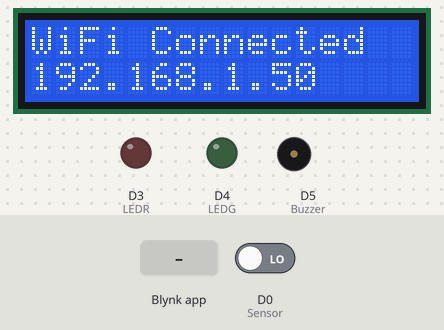
Recording of a sketch running on a simulated ESP8266 (NodeMCU). Shown: 16×2 character LCD, output pins drawn as LEDs (lit = HIGH), buzzer (waves = sounding, pin HIGH). Inputs (shaded band) come from the test bench; at power-on: D0 (Sensor) LOW. WiFi joins after 1.5 s; servers stay silent unless stated; what the sketch prints to the serial monitor is not drawn.

Above: at 4.9 s.
At 12.1 s:
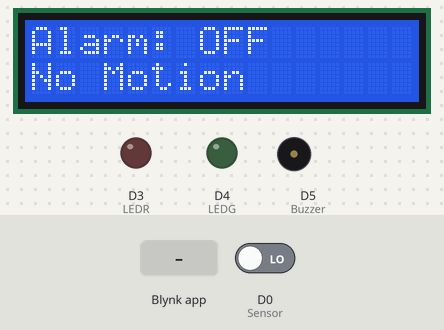
12.2 s: Blynk app writes 1 to V0
At 13.4 s:
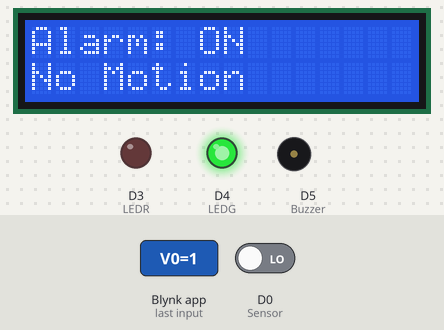
14.0 s: D0 (Sensor) driven HIGH
At 14.7 s:
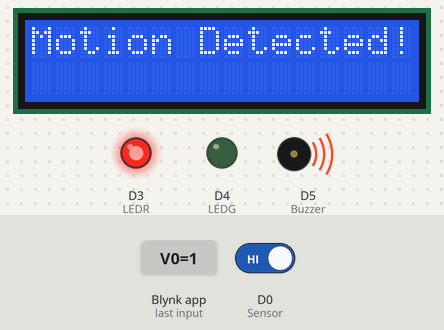
15.5 s: Blynk app writes 0 to V0
At 16.2 s:
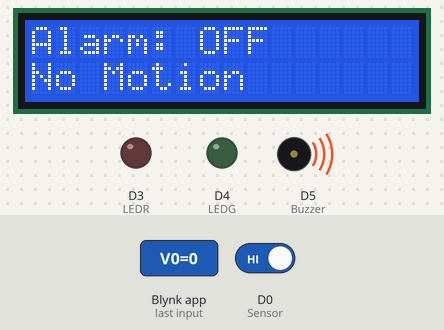
Timing chart, 0 to 18.5 s (numbered marks = the images above; inputs shaded):
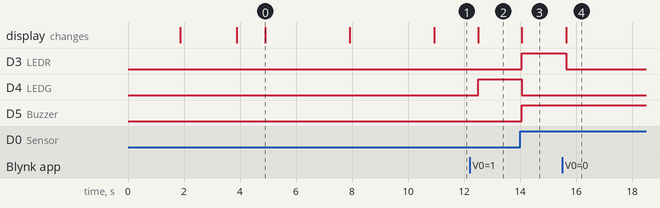

The sketch:

alarm-security-nodemcu.ino
```cpp
#include <Wire.h>
#include <LiquidCrystal_I2C.h>
#include <ESP8266WiFi.h>
#include <WiFiClientSecure.h>
#include <BlynkSimpleEsp8266.h>

LiquidCrystal_I2C lcd (0x27, 16, 2);
const char* auth = ""; //token autentikasi blynk
const char* ssid = ""; //ssid wifi
const char* password = ""; // password wifi


#define Sensor D0
#define LEDR D3
#define LEDG D4
#define Buzzer D5
bool alarmStatus = false;

WiFiClientSecure client;

void setup() {
  Serial.begin(9600);
  Blynk.begin(auth, ssid, password);
  lcd.begin();
  Wire.begin(D2, D1);

  pinMode(Sensor, INPUT);
  pinMode(LEDR, OUTPUT);
  pinMode(LEDG, OUTPUT);
  pinMode(Buzzer, OUTPUT);

  WiFi.mode(WIFI_STA);
  WiFi.begin(ssid, password);

  while (WiFi.status() != WL_CONNECTED) {
    Serial.print(".");
    lcd.setCursor(0, 0);
    lcd.print("Connecting...");
  }

  Serial.println("");
  delay(2000);
  lcd.clear();
  lcd.setCursor(0, 0);
  lcd.print("WiFi Connected");
  Serial.println("WiFi Connected");
  delay(1000);
  Serial.print("IP address: ");
  lcd.setCursor(0, 1);
  lcd.print(WiFi.localIP());
  Serial.println(WiFi.localIP());
  delay(3000);

  lcd.clear();
  lcd.setCursor(0, 0);
  lcd.print("System Started");
  delay(3000);
  lcd.clear();

  Blynk.virtualWrite(V0, LOW);
}

BLYNK_WRITE(V0) {
  int pinValue = param.asInt();

  if (pinValue == 1) {
    alarmStatus = true;
  } else {
    alarmStatus = false;
  }
}

void loop() {
  Blynk.run();
  bool value = digitalRead(Sensor);

  if (alarmStatus) {
    lcd.clear();
    lcd.setCursor(0, 0);
    lcd.print("Alarm: ON");

    if (value == 1) {
      lcd.setCursor(0, 0);
      lcd.print("Motion Detected!");

      Blynk.logEvent("pirmotion","WARNING! Motion Detected!");
      WidgetLED LED(V1);
      LED.on();

      digitalWrite(LEDR, HIGH);
      digitalWrite(Buzzer, HIGH);
      digitalWrite(LEDG, LOW);
    }else{
      lcd.setCursor(0, 1);
      lcd.print("No Motion");

      WidgetLED LED(V1);
      LED.off();

      digitalWrite(LEDR, LOW);
      digitalWrite(Buzzer, LOW);
      digitalWrite(LEDG, HIGH);
    }
 }else{
    lcd.clear();
    lcd.print("Alarm: OFF");
    lcd.setCursor(0, 1);
    lcd.print("No Motion");

    digitalWrite(LEDR, LOW);
    digitalWrite(LEDG, LOW);
 }

  delay(500);
}
```

Measured:
- after the input at 12.2 s, D4 (LEDG): LOW → HIGH after 0.30 s; the display: changes after 0.30 s (image 2)
- after the input at 14.0 s, D3 (LEDR), D5 (Buzzer): LOW → HIGH after 0.07 s; D4 (LEDG): HIGH → LOW after 0.07 s; the display: changes after 0.07 s (image 3)
- after the input at 15.5 s, D3 (LEDR): HIGH → LOW after 0.15 s; the display: changes after 0.15 s (image 4)
- what the display in image 0 shows lasts 3.0 s, from 4.9 s to 7.9 s
